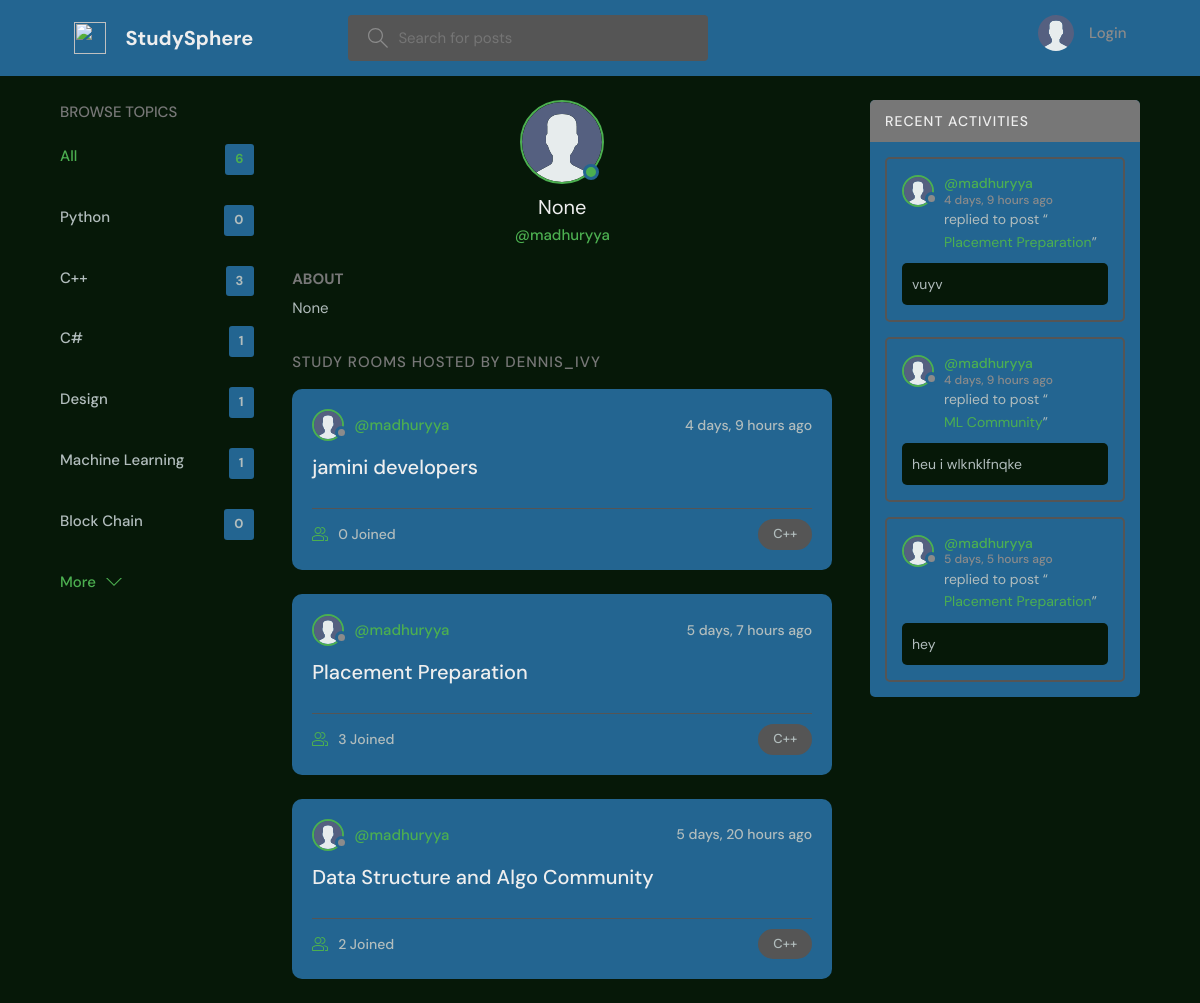
Page /profile/1/ on the committed database.
### base/models.py (models this page shows, shortened)
class Topic(models.Model):
    name = models.CharField(max_length=200)

class User(AbstractUser):
    name = models.CharField(max_length=200, null=True)
    email = models.EmailField(unique=True, null=True)
    bio = models.TextField(null=True)
    avatar = models.ImageField(null=True, default="avatar.svg")
    USERNAME_FIELD = 'email'
    REQUIRED_FIELDS = ['username']

class Room(models.Model):
    host = models.ForeignKey(User, on_delete=models.SET_NULL, null=True)
    topic = models.ForeignKey(Topic, on_delete=models.SET_NULL, null=True)
    name = models.CharField(max_length=200)
    description = models.TextField(null=True, blank=True)
    participants = models.ManyToManyField(
        User, related_name='participants', blank=True)
    updated = models.DateTimeField(auto_now=True)
    created = models.DateTimeField(auto_now_add=True)
    class Meta:
        ordering = ['-updated', '-created']
    def __str__(self):
        return self.name

class Message(models.Model):
    user = models.ForeignKey(User, on_delete=models.CASCADE)
    room = models.ForeignKey(Room, on_delete=models.CASCADE)
    body = models.TextField()
    updated = models.DateTimeField(auto_now=True)
    created = models.DateTimeField(auto_now_add=True)
    class Meta:
        ordering = ['-updated', '-created']

### base/views.py (the view)
# urls.py: path('profile/<str:pk>/', views.userProfile, name="user-profile"),
def userProfile(request, pk):
    user = User.objects.get(id=pk)
    rooms = user.room_set.all()
    room_messages = user.message_set.all()
    topics = Topic.objects.all()
    context = {'user': user, 'rooms': rooms,
               'room_messages': room_messages, 'topics': topics}
    return render(request, 'base/profile.html', context)

### base/templates/base/profile.html (shortened to what this page needs)
{% extends 'main.html' %}
{% block content %}
<main class="profile-page layout layout--3">
  <div class="container">
    {% include 'base/topics_component.html' %}
    <div class="roomList">
      <div class="profile">
        <div class="profile__avatar">
          <div class="avatar avatar--large active">
            <img src="{{user.avatar.url}}" />
          </div>
        </div>
        <div class="profile__info">
          <h3>{{user.name}}</h3>
          <p>@{{user.username}}</p>
        </div>
        <div class="profile__about">
          <h3>About</h3>
          <p>
            {{user.bio}}
          </p>
        </div>
      </div>
      <div class="roomList__header">
        <div>
          <h2>Study Rooms Hosted by dennis_ivy</a>
          </h2>
        </div>
      </div>
      {% include 'base/feed_component.html' %}
    </div>
    {% include 'base/activity_component.html' %}
  </div>
</main>
{% endblock content %}

### templates/main.html (shortened to what this page needs)
<!DOCTYPE html>
{% load static %}
<html lang="en">
<head>
    <link rel="stylesheet" href="{% static 'styles/style.css' %}" />
</head>
<body>
    {% include 'navbar.html' %}
    {% block content %}
    {% endblock %}
</body>
</html>

### templates/navbar.html (shortened to what this page needs)
{% load static %}
<header class="header header--loggedIn">
    <div class="container">
        <a href="{% url 'home' %}" class="header__logo">
            <img src="{% static 'images/logo.svg' %}" />
            <h1>StudySphere</h1>
        </a>
        <form class="header__search" method="GET" action="{% url 'home' %}">
            <label>
                <input name="q" placeholder="Search for posts" />
            </label>
        </form>
        <nav class="header__menu">
            {% if request.user.is_authenticated %}
            <div class="header__user">
                <a href="{% url 'update-user' %}">
                    <div class="avatar avatar--medium active">
                        <img src="{{request.user.avatar.url}}" />
                    </div>
                    <p>{{request.user.username}} <span>@{{request.user.username}}</span></p>
                </a>
                <button class="dropdown-button">
                    <svg version="1.1" xmlns="http://www.w3.org/2000/svg" width="32" height="32" viewBox="0 0 32 32">
                        <title>chevron-down</title>
                        <path d="M16 21l-13-13h-3l16 16 16-16h-3l-13 13z"></path>
                    </svg>
                </button>
            </div>
            {% else %}
            <a href="{% url 'login' %}">
                <img src="{% static 'images/avatar.svg' %}" />
                <p>Login</p>
            </a>
            {% endif %}
        </nav>
    </div>
</header>

### base/templates/base/topics_component.html
<div class="topics">
    <div class="topics__header">
        <h2>Browse Topics</h2>
    </div>
    <ul class="topics__list">
        <li>
            <a href="{% url 'home' %}" class="active">All <span>{{topics.count}}</span></a>
        </li>
        {% for topic in topics %}
        <li>
            <a href="{% url 'home' %}?q={{topic.name}}">{{topic.name}}<span>{{topic.room_set.all.count}}</span></a>
        </li>
        {% endfor %}
    </ul>
    <a class="btn btn--link" href="{% url 'topics' %}">
        More
        <svg version="1.1" xmlns="http://www.w3.org/2000/svg" width="32" height="32" viewBox="0 0 32 32">
            <title>chevron-down</title>
            <path d="M16 21l-13-13h-3l16 16 16-16h-3l-13 13z"></path>
        </svg>
    </a>
</div>

### base/templates/base/feed_component.html (shortened to what this page needs)
{% for room in rooms %}
<div class="roomListRoom">
    <div class="roomListRoom__header">
        <a href="{% url 'user-profile' room.host.id %}" class="roomListRoom__author">
            <div class="avatar avatar--small">
                <img src="{{room.host.avatar.url}}" />
            </div>
            <span>@{{room.host.username}}</span>
        </a>
        <div class="roomListRoom__actions">
            <span>{{room.created|timesince}} ago</span>
        </div>
    </div>
    <div class="roomListRoom__content">
        <a href="{% url 'room' room.id %}">{{room.name}}</a>
    </div>
    <div class="roomListRoom__meta">
        <a href="{% url 'room' room.id %}" class="roomListRoom__joined">
            {{room.participants.all.count}} Joined
        </a>
        <p class="roomListRoom__topic">{{room.topic.name}}</p>
    </div>
</div>
{% endfor %}

### base/templates/base/activity_component.html (shortened to what this page needs)
<div class="activities">
    <div class="activities__header">
        <h2>Recent Activities</h2>
    </div>
    {% for message in room_messages %}
    <div class="activities__box">
        <div class="activities__boxHeader roomListRoom__header">
            <a href="{% url 'user-profile' message.user.id %}" class="roomListRoom__author">
                <div class="avatar avatar--small">
                    <img src="{{message.user.avatar.url}}" />
                </div>
                <p>
                    @{{message.user.username}}
                    <span>{{message.created|timesince}} ago</span>
                </p>
            </a>
        </div>
        <div class="activities__boxContent">
            <p>replied to post “<a href="{% url 'room' message.room.id %}">{{message.room}}</a>”</p>
            <div class="activities__boxRoomContent">{{message.body}}</div>
        </div>
    </div>
    {% endfor %}
</div>

### rows in the picture
Topic: name "Python", room_set.all.count "0"
Topic: name "C++", room_set.all.count "3"
Topic: name "C#", room_set.all.count "1"
Topic: name "Design", room_set.all.count "1"
Topic: name "Machine Learning", room_set.all.count "1"
Topic: name "Block Chain", room_set.all.count "0"
User: avatar (placeholder picture), name "None", username "madhuryya", bio "None"
Room: host.avatar (placeholder picture), host.username "madhuryya", created "4 days, 9 hours", name "jamini developers", participants.all.count "0", topic.name "C++"
Room: host.avatar (placeholder picture), host.username "madhuryya", created "5 days, 7 hours", name "Placement Preparation", participants.all.count "3", topic.name "C++"
Room: host.avatar (placeholder picture), host.username "madhuryya", created "5 days, 20 hours", name "Data Structure and Algo Community", participants.all.count "2", topic.name "C++"
Message: user.avatar (placeholder picture), user.username "madhuryya", created "4 days, 9 hours", room "Placement Preparation", body "vuyv"
Message: user.avatar (placeholder picture), user.username "madhuryya", created "4 days, 9 hours", room "ML Community", body "heu i wlknklfnqke"
Message: user.avatar (placeholder picture), user.username "madhuryya", created "5 days, 5 hours", room "Placement Preparation", body "hey"

### other values in the picture
{{ topics.count }} "6"
